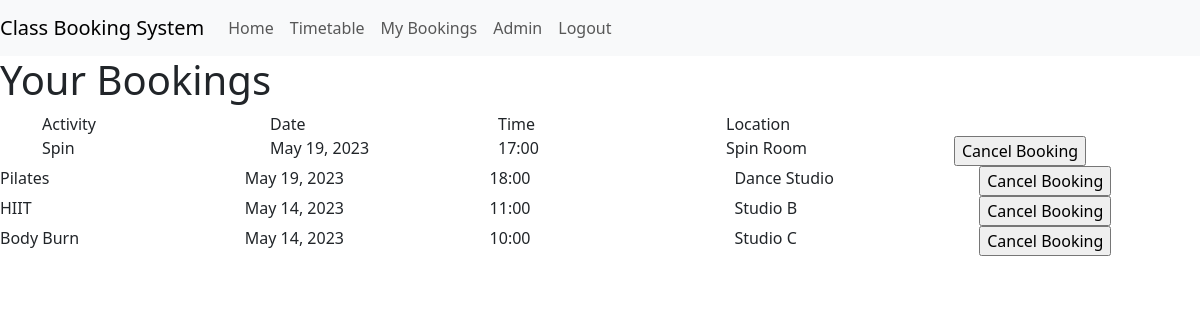
The app's page /view_bookings.html (signed in), older data.
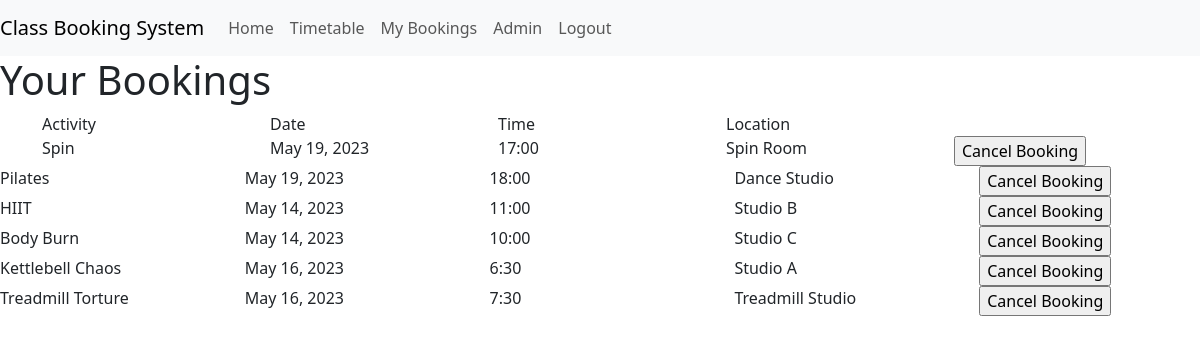
The same page, newer data.
### classbooking_app/models.py (models this page shows, shortened)
class Booking(models.Model):
    session = models.ForeignKey(Session, on_delete=models.CASCADE)
    user = models.CharField(
        max_length=50,
        null=False,
        blank=False,
        default="test_user"
        )
    confirmed = models.BooleanField(default=False)

class Session(models.Model):
    activity = models.ForeignKey(Activity, on_delete=models.CASCADE)
    date = models.DateField(default=date.today())
    time = models.TimeField(default=datetime.now())
    spaces = models.IntegerField(default=25)
    location = models.CharField(max_length=50, default='Studio A')
    running = models.BooleanField(default=True)

class Activity(models.Model):
    name = models.CharField(
        max_length=50,
        null=False,
        blank=False,
        default="test_class"
        )
    description = models.CharField(
        max_length=50,
        null=False,
        blank=False,
        default="test_description"
        )
    image = models.CharField(
        max_length=20,
        null=False,
        blank=False,
        default="test_image")
    capacity = models.IntegerField(
        null=False,
        blank=False,
        default=25
    )
    duration = models.CharField(
        max_length=5,
        null=False,
        blank=False,
        default="1hr"
    )

### classbooking_app/views.py (the view, shortened to what this page needs)
# urls.py: path('view_bookings.html', views.view_bookings, name='view_bookings'),
def view_bookings(request):
    user = request.user
    cancel_id = ""
    bookings = Booking.objects.filter(user=user)
    context = {
        'bookings': bookings,
        'cancel_id': cancel_id,
        }
    return render(request, 'classbooking_app/view_bookings.html', context)

### classbooking_app/templates/classbooking_app/view_bookings.html (shortened to what this page needs)
{% extends 'classbooking_app/base.html' %}
{% block contentbody %}
<h1>Your Bookings</h1>
<form method="POST" id="cancel-form">
{% if bookings|length > 0 %}
<div class="container">
 <div class="row">
   <div class="col">Activity</div>
   <div class="col">Date</div>
   <div class="col">Time</div>
   <div class="col">Location</div>
   <div class="col"></div>
 </div>
 {% for booking in bookings %}
 <div class="row run-{{ booking.session.running }}">
   <div class="col">{{ booking.session.activity.name }}</div>
   <div class="col">{{ booking.session.date }}</div>
   <div class="col">{{ booking.session.time | time:"G:i" }}</div>
   <div class="col">{{ booking.session.location }}</div>
   <div class="col">
    {% if booking.session.running == False %}
    <div>Apologies, the gym has had to cancel this class.</div>
    {% else %}
     <input class="cancel-button run-{{ booking.session.running }}-btn" type="button" value="Cancel Booking" id="{{ booking.session.id }}-view" data-toggle="modal" data-target="#modal-{{ booking.session.id }}">
    {% endif %}
    </div>
 </div>
</div>
</form>
{% endfor %}
{% else %}
<p>
  You aren't booked into any classes yet, visit the <a href="/timetable.html" id="timetable-link">Timetable</a> to book yourself in.
</p>
{% endif %}
{% endblock %}

### classbooking_app/templates/classbooking_app/base.html (shortened to what this page needs)
{% load static %}
<!DOCTYPE html>
<html lang="en">
<head>
    <link href="https://cdn.jsdelivr.net/npm/bootstrap@5.3.0-alpha1/dist/css/bootstrap.min.css" rel="stylesheet">
    <link rel="stylesheet" href="../../static/classbooking_app/css/style.css?2">
</head>
<body>
    <nav class="navbar navbar-expand-sm navbar-light bg-light">
        <a class="navbar-brand" href="/">Class Booking System</a>
        <div class="collapse navbar-collapse" id="navbarNav">
          <ul class="navbar-nav">
            <li class="nav-item active">
              <a class="nav-link" href="/">Home <span class="sr-only">(current)</span></a>
            </li>
            {% if user.is_authenticated %}
            <li class="nav-item">
                <a class="nav-link" href="/timetable.html" id="timetable-link">Timetable</a>
            </li>
            <li class="nav-item">
              <a class="nav-link" href="/view_bookings.html">My Bookings</a>
            </li>
            {% if user.is_superuser %}
            <li class="nav-item">
              <a class="nav-link" href="/admin.html">Admin</a>
            </li>
            {% endif %}
            <li class="nav-item">
              <a class="nav-link" href="{% url 'logout' %}">
                Logout
              </a>
                {% else %}
                <a class="nav-link" href="{% url 'login' %}">
                  Login/Register
                </a>
                {% endif %}
            </li>
          </ul>
        </div>
      </nav>
{% block contentbody %}
{% endblock %}
</body>
</html>

Row changes from the older to the newer data that the page shows:
added Booking: session.activity.name "Kettlebell Chaos", session "May 16, 2023", session.time "6:30", session.location "Studio A"
added Booking: session.activity.name "Treadmill Torture", session "May 16, 2023", session.time "7:30", session.location "Treadmill Studio"
